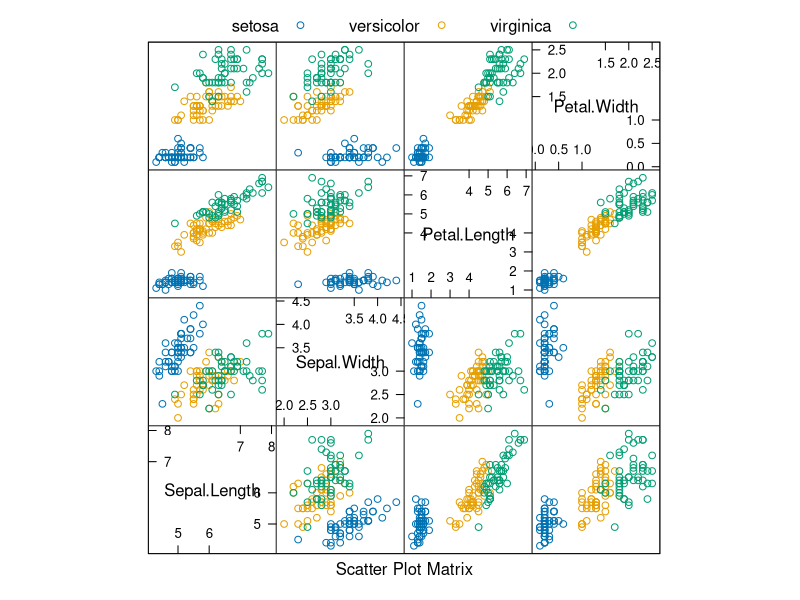
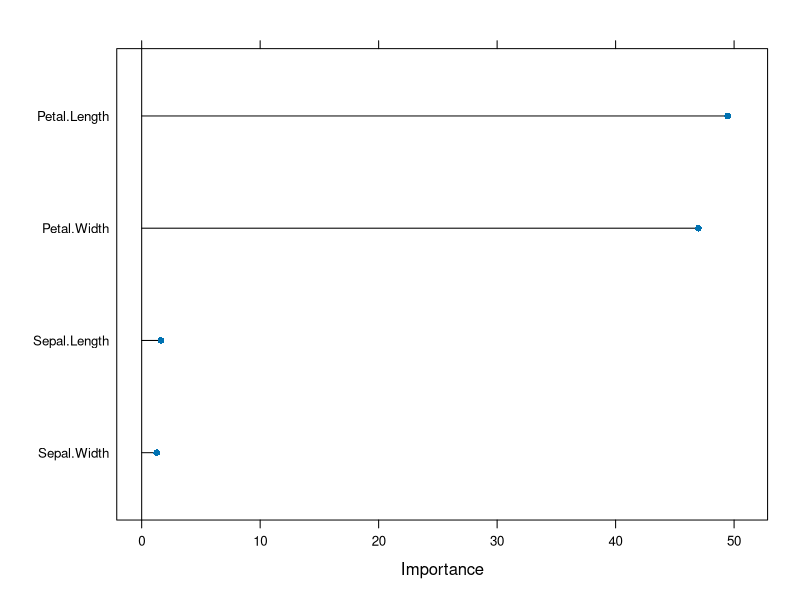

R code for these plots, in order:
## ---- chunk 1
data(iris)
head(iris)
## ---- chunk 2
library(caret)
featurePlot(x = iris[, 1:4],
            y = iris$Species,
            plot = "pairs",
            auto.key = list(columns = 3))
## ---- chunk 3
library(caret)
fit <- train(Species~.,data=iris,method="rf")
## ---- chunk 4
plot(varImp(fit,scale=F))
